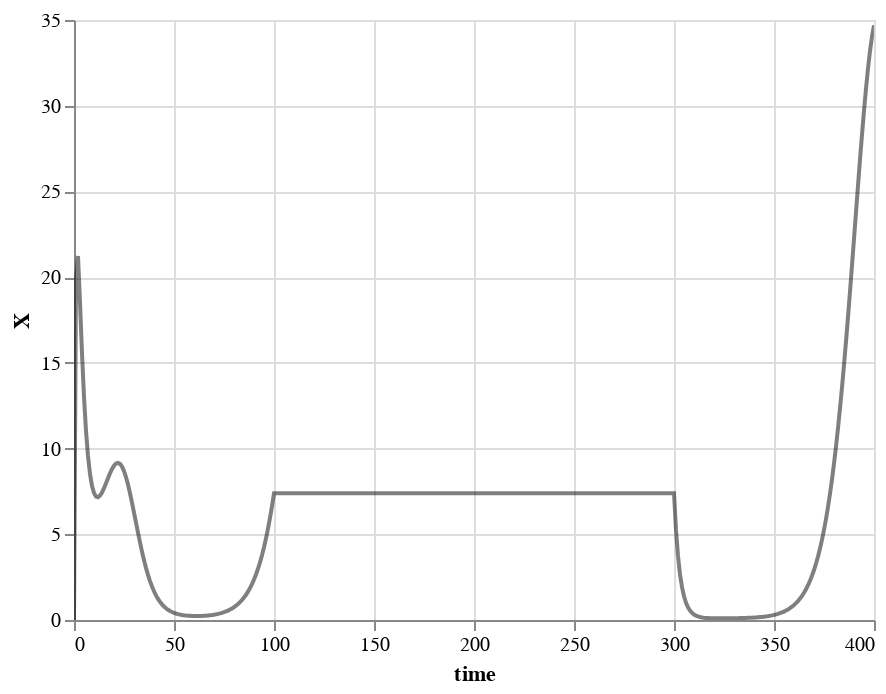

The cell this chart's notebook holds for it:
### Code cell
line = alt.Chart(result.mean).mark_line().encode(
    x='time',
    y='X',
    opacity=alt.value(0.5),
    color=alt.value('black')
).interactive()



line.display()

### Figure 1 — Vega-Lite specification as saved in the notebook (floating-point values rounded to 4 significant figures; data arrays with more than 128 entries replaced by an {"elided": "..."} marker saying what was removed)
{"$schema": "https://vega.github.io/schema/vega-lite/v3.4.0.json", "config": {"mark": {"tooltip": null}, "view": {"height": 300, "width": 400}}, "data": {"name": "data-a6cd7c80fccc50176724ebac6d054c9a"}, "datasets": {"data-a6cd7c80fccc50176724ebac6d054c9a": {"elided": "303 records"}}, "encoding": {"color": {"value": "black"}, "opacity": {"value": 0.5}, "x": {"field": "time", "type": "quantitative"}, "y": {"field": "X", "type": "quantitative"}}, "mark": "line", "selection": {"selector011": {"bind": "scales", "encodings": ["x", "y"], "type": "interval"}}}
